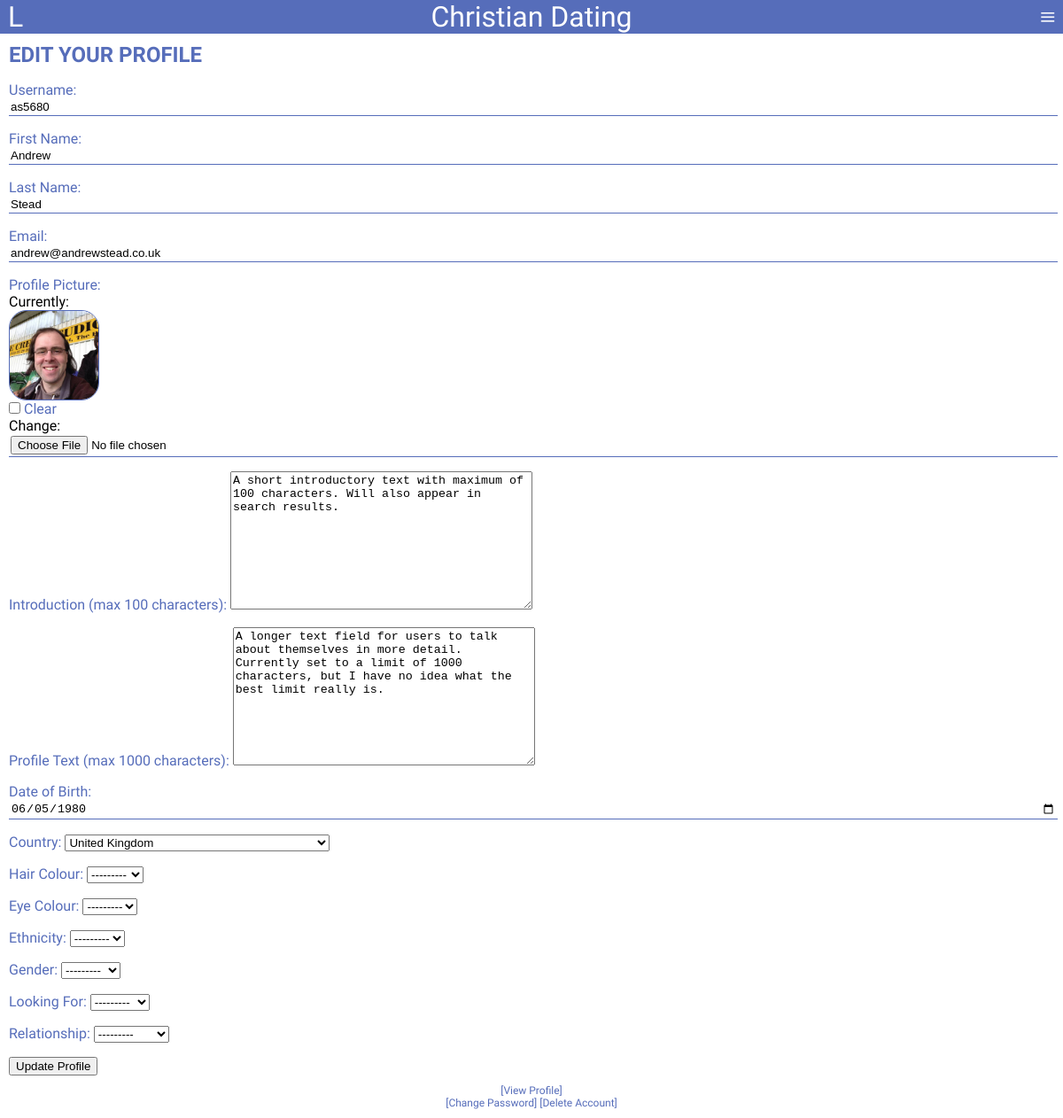
The app's page /profile/edit/ (signed in), older data.
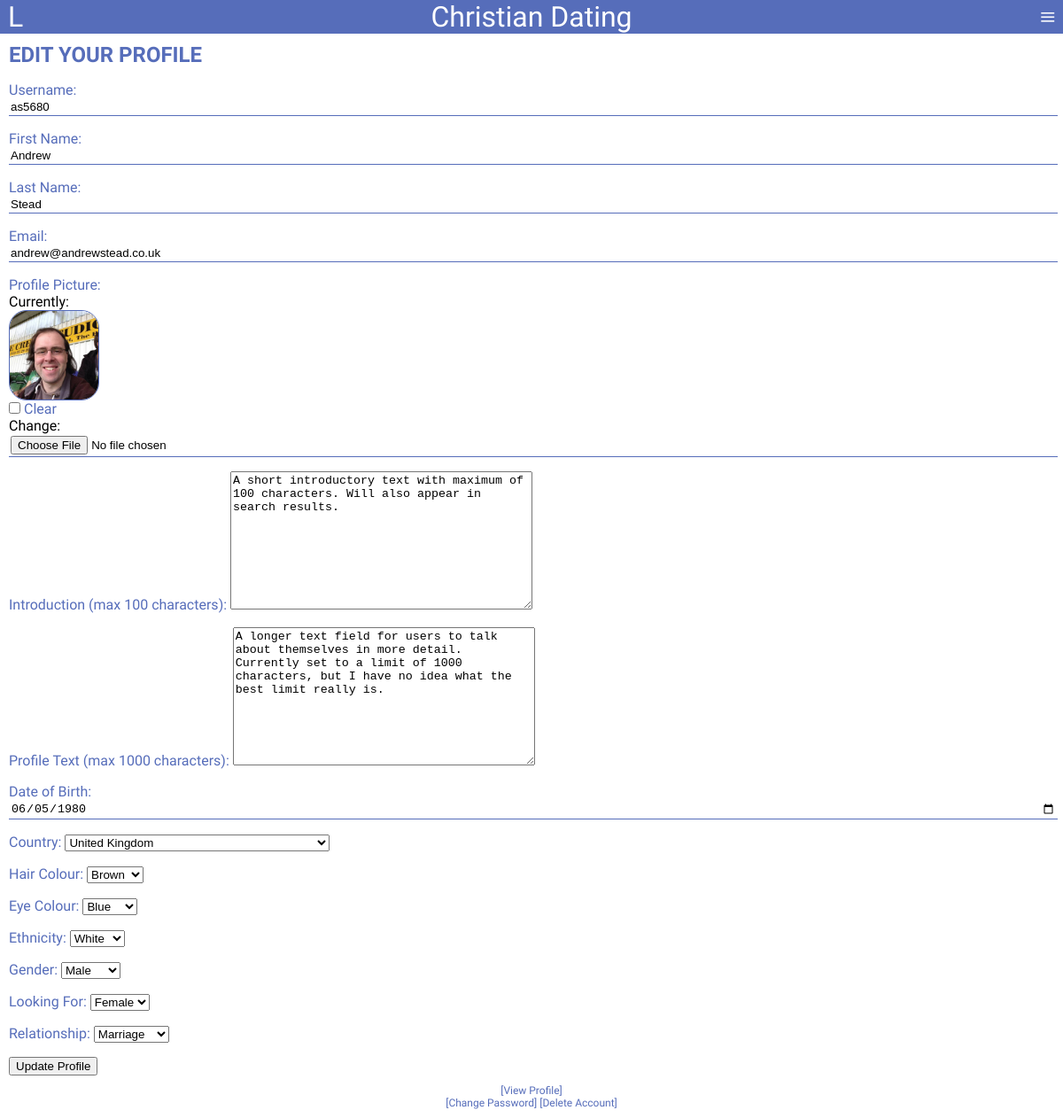
The same page, newer data.
### users/models.py (models this page shows, shortened)
class User(AbstractUser):
    objects = UserManager()
    email = models.EmailField(unique=True)
    date_of_birth = models.DateField(blank=True, null=True)
    country = models.ForeignKey(Country, related_name='users', on_delete=models.CASCADE)
    city = models.CharField(max_length=50, blank=True, null=True)
    postcode = models.CharField(max_length=10, blank=True, null=True)
    stripe_id = models.CharField(max_length=40, default='', blank=True, null=True)
    subscription_ends = models.DateTimeField(blank=True, null=True)
    subscription_renews = models.BooleanField(default=False)
    subscription_plan = models.CharField(max_length=25, blank=True, null=True)
    ethnicity = models.CharField(max_length=25, choices=ETHNICITY, blank=True, null=True)
    hair = models.CharField(max_length=25, choices=HAIR, blank=True, null=True)
    eyes = models.CharField(max_length=25, choices=EYES, blank=True, null=True)
    gender = models.CharField(max_length=25, choices=GENDER, blank=True, null=True)
    looking_for = models.CharField(max_length=25, choices=GENDER, blank=True, null=True)
    relationship = models.CharField(max_length=25, choices=RELATIONSHIP, blank=True, null=True)
    denomination = models.CharField(max_length=25, choices=DENOMINATION, blank=True, null=True)
    occupation = models.CharField(max_length=50, blank=True, null=True)
    diet = models.CharField(max_length=25, choices=DIET, blank=True, null=True)
    profile_picture = models.ImageField(upload_to="images/users", blank=True, null=True)
    intro = models.TextField(max_length=100, blank=True, null=True)
    text = models.TextField(max_length=1000, blank=True, null=True)

### users/views.py (the view)
# urls.py: path('profile/edit/', user_views.user_profile, name='user_profile'),
@login_required(login_url='/login/')
def user_profile(request):
    page_name = "Edit Your Profile"
    user = request.user
    if request.method == 'POST':
        form = EditProfileForm(request.POST, request.FILES, instance=user)
        if form.is_valid():
            form.save()
            messages.success(request, 'Your profile has been updated.')
            return redirect(reverse('own_profile'))
        else:
            messages.error(request, 'Sorry, we were unable to update your details. Please try again.')
    else:
        form = EditProfileForm(instance=user)
    args = {
        'form': form,
        'button_text': 'Update Profile',
        'page_name': page_name,
    }
    args.update(csrf(request))
    return render(request, 'user_profile.html', args)

### users/forms.py
class EditProfileForm(forms.ModelForm):
    class Meta:
        model = User
        fields = ['username', 'first_name', 'last_name', 'email', 'profile_picture',
                  'intro', 'text', 'date_of_birth', 'country',
                  'hair', 'eyes', 'ethnicity',
                  'gender', 'looking_for', 'relationship']
        exclude = ['password']
        help_texts = {
            'username': None,
            'email': None,
        }
        labels = {
            'first_name': 'First Name',
            'last_name': 'Last Name',
            'profile_picture': 'Profile Picture',
            'intro': 'Introduction (max 100 characters)',
            'text': 'Profile Text (max 1000 characters)',
            'date_of_birth': 'Date of Birth',
            'looking_for': 'Looking For',
            'hair': 'Hair Colour',
            'eyes': 'Eye Colour'
        }
        widgets = {
            'date_of_birth': TextInput(attrs={'type': 'date'}),
            'profile_picture': ThumbnailWidget(),
        }

### world/models.py (called while the page is built)
    def __str__(self):
        return self.name

### users/templates/user_profile.html (shortened to what this page needs)
{% extends "base.html" %}
{% block content %}
    <div id="page-header">
        EDIT YOUR PROFILE
    </div>
    <form id="default-form" enctype="multipart/form-data" role="form" method="post">
        {{ form.as_p }}
        <button class="default-button" type="submit">{{ button_text }}</button>
    </form>
    <div class="full-details">
        <a class="standard-link" href="{% url 'own_profile' %}">[View Profile]</a><br />
        <a class="standard-link" href="{% url 'change_password' %}">[Change Password]</a>
        <a class="standard-link" href="{% url 'delete_account' %}">[Delete Account]</a>
    </div>
{% endblock %}

Row changes from the older to the newer data that the page shows:
changed User "as5680": hair "---------" → "Brown"; eyes "---------" → "Blue"; ethnicity "---------" → "White"; gender "---------" → "Male"; looking_for "---------" → "Female"; relationship "---------" → "Marriage"
